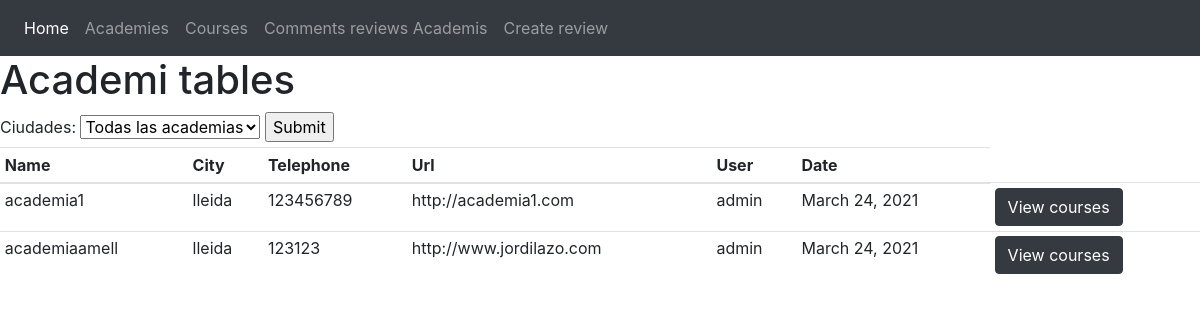
Page /details/ on the earlier database version.
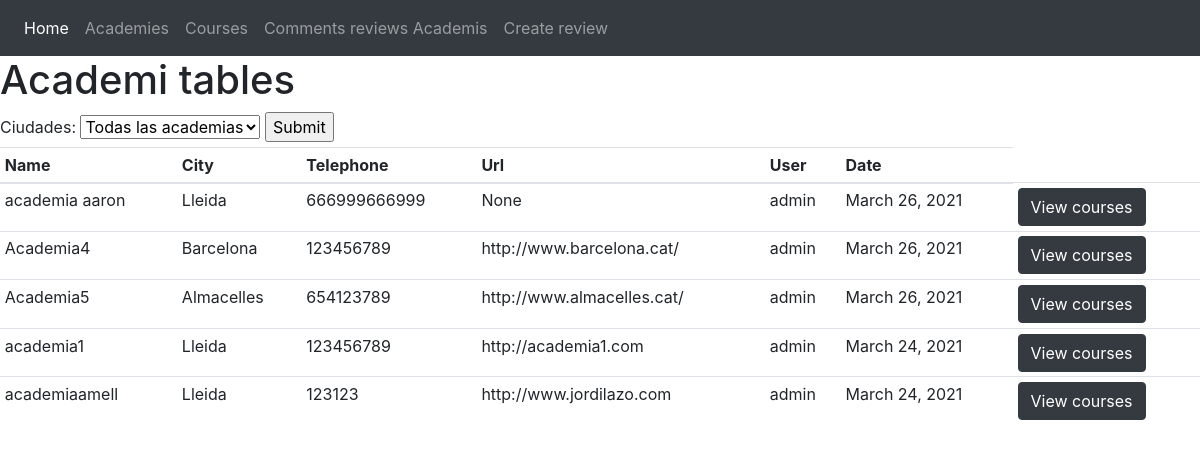
Same page on the later database version.
### academyApp/models.py (models this page shows, shortened)
class Academia(models.Model):
    name = models.CharField(max_length=120)
    city = models.CharField(max_length=120, blank=True, null=True)
    telephone = models.CharField(max_length=120, blank=True, null=True)
    url = models.URLField(blank=True, null=True)
    user = models.ForeignKey(User, default=1, on_delete=models.CASCADE)
    date = models.DateField(default=date.today)

### academyApp/templates/academies_details.html (shortened to what this page needs)
{% extends "base.html" %}
{% block content %}
<h1>Academi tables</h1>
 <form action="/details/academis" method="get">
        <label for="team_name"> Ciudades: </label>
        <select id="drop1" name="drop1">
            <option value="">Todas las academias</option>
         </select>
        <input type="submit" value="Submit"/>
 </form>
<table class="table table-sm">
    <thead>
        <tr id="head">
            <th>Name</th>
            <th>City</th>
            <th>Telephone</th>
            <th>Url</th>
            <th>User</th>
            <th>Date</th>
        </tr>
    </thead>
    <tbody>
        {% for academia in latest_academies_list%}
        <tr id="{{ academia.city }}">
            <td>{{ academia.name }}</td>
            <td>{{ academia.city }}</td>
            <td>{{ academia.telephone }}</td>
            <td>{{ academia.url }}</td>
            <td>{{ academia.user }}</td>
            <td>{{ academia.date }}</td>
            <td> <button class="btn btn-dark"><a class="white" href="/courses?drop1={{ academia.name }}">View courses</a></button> </td>
        {% endfor %}
        </tr>
 </tbody>
 </table>
{% endblock %}

### academyApp/templates/base.html (shortened to what this page needs)
{% load static %}
<!DOCTYPE html>
<html lang="en">
<head>
	<link rel="stylesheet" href="https://stackpath.bootstrapcdn.com/bootstrap/4.3.1/css/bootstrap.min.css">
    <link rel="stylesheet" href="https://code.jquery.com/ui/1.11.4/themes/smoothness/jquery-ui.css" />
	<link rel="stylesheet" href="{% static 'css/style.css' %}">
</head>
<body>
<div id="sidebar">
	{%  include 'navbar.html' %}
</div>
<div id="content">
    {% block content %}{% endblock %}
</div>
</body>
</html>

### academyApp/templates/navbar.html (shortened to what this page needs)
{% load static %}
    <nav class="navbar navbar-expand-lg navbar-dark bg-dark">
      <div class="collapse navbar-collapse" id="navbarNav">
        <ul class="navbar-nav">
          <li class="nav-item active">
            <a class="nav-link" href="/">Home</a>
          </li>
          <li class="nav-item">
            <a class="nav-link" href="{% url 'academies_details' %}">Academies</a>
          </li>
          <li class="nav-item">
            <a class="nav-link" href="{% url 'academies_courses' %}">Courses</a>
          </li>
           <li class="nav-item">
            <a class="nav-link" href="{% url 'views_academies' %}">Comments reviews Academis</a>
           </li>
            <li class="nav-item">
            <a class="nav-link" href="{% url 'review_create' %}">Create review</a>
           </li>
        </ul>
      </div>
    </nav>

### academyApp/templates/base.html (style rules this page uses)
.white { color: white !important; }

Differences in the rows shown:
added Academia: name "academia aaron", city "Lleida", telephone "666999666999", url "None", user "admin", date "March 26, 2021"
added Academia: name "Academia4", city "Barcelona", telephone "123456789", url "http://www.barcelona.cat/", user "admin", date "March 26, 2021"
added Academia: name "Academia5", city "Almacelles", telephone "654123789", url "http://www.almacelles.cat/", user "admin", date "March 26, 2021"
changed Academia "academia1": city "lleida" → "Lleida"
changed Academia "academiaamell": city "lleida" → "Lleida"
